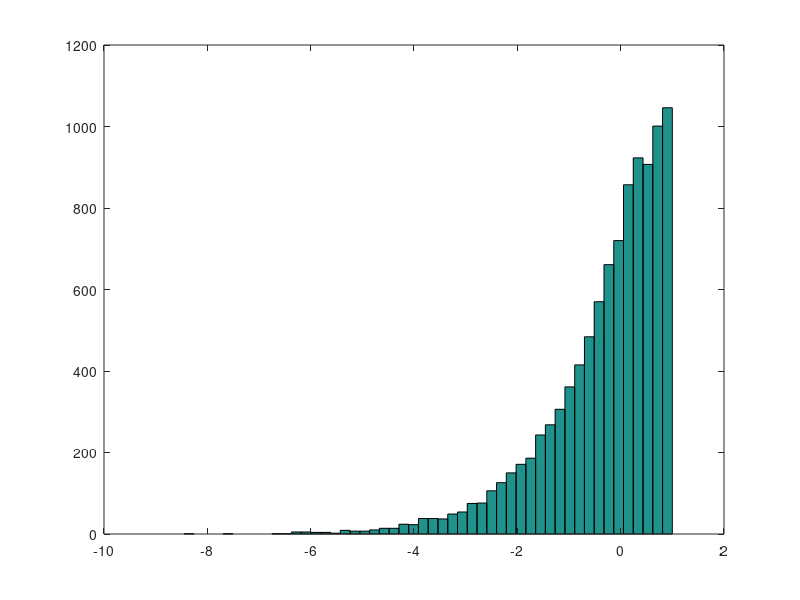
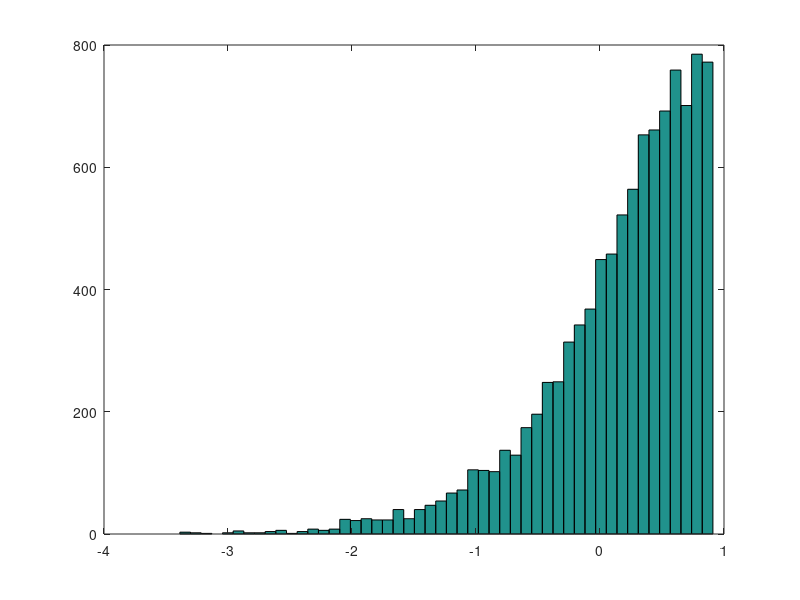
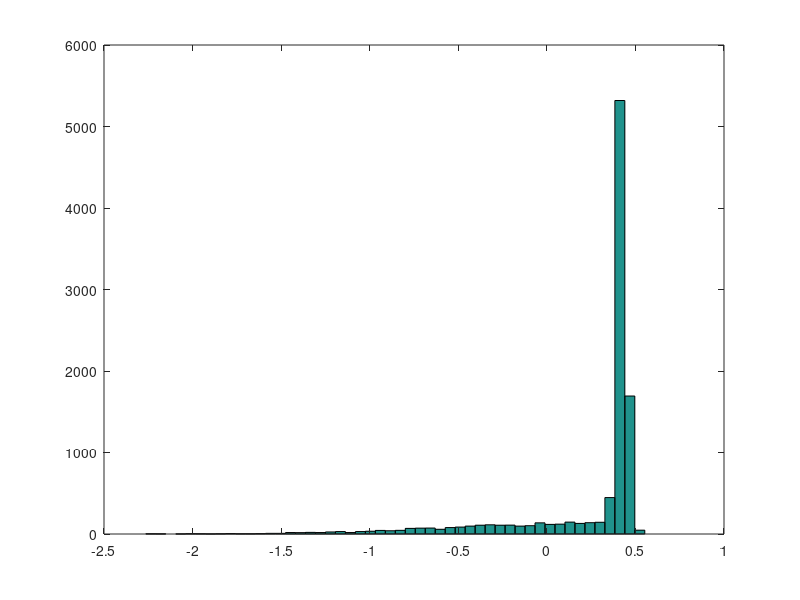
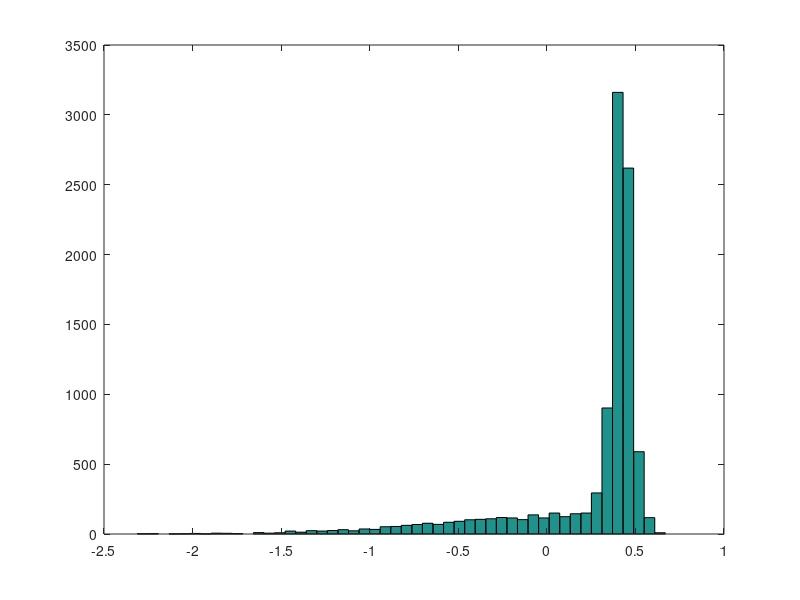

Here is the MATLAB script that generated these plots, in order:


S_init = 90;            % initial stock price
K = 90;                 % strike price
N_sim = 10000;                      % number of simulation
T = 1.00;                           % time to expiry
sigma = 0.25;                       % volatility
r = 0.03;                           % risk free rate
mu = 0.18;                          % expected stock return
N = 250;                            % timesteps
delt = T / N;                       % time interval


%S_old = S_init * ones(N_sim, 1);    % a vector to store simulated stock price
%S_new = zeros(N_sim, 1);            % a vector to store simulated stock price
%S_sim = S_old;                      % a matrix to store all sample paths

% calculating option price using MATLAB function blsprice
[C0,P0] = blsprice(S_init, K, r, T, sigma);
V0 = C0 + P0;
% MC to generate the S prices by BS SDE formula
S_sim = zeros(N_sim,N+1);
S_sim(:,1) = S_init;
for i = 1:N
    S_sim(:,i+1) = S_sim(:,i).*exp((mu-0.5*sigma^2)*delt + sigma*sqrt(delt)*randn(N_sim,1));
end
VN = max(S_sim(:, N+1) - K, 0) + max(K - S_sim(:, N+1),0);    %calculate the payoff 

Delta_sim = zeros(N_sim,N);
for i = 1:N
    Delta_sim(:,i) = blsdelta(S_sim(:,i),K,r,delt*(N-i+1),sigma);
end

 %for no hedging

B0 = V0;                              %get initial bond value

pie_T_0 = -VN + B0 .* exp(r*T);         %get time T pie value
PL_0 = (pie_T_0) .* exp(-r*T) ./ V0; 
figure('Name','No Hedging');
hist(PL_0,50);


% hedging position rebalanced at n = 0
B0 = V0 - Delta_sim(:,1) .* S_sim(:,1); % computing B0
 % option value at expiry time
pie_T_1 = -VN + Delta_sim(:,1) .* S_sim(:,N+1) + B0 .* exp(r*T);
 % value of portfolio at expiry T
PL_1 = pie_T_1 .* exp(-r*T) ./ V0; % relative hedging error
% plot histogram
figure('Name',' Hedging at n=0');
hist(PL_1,50);




% daily hedging
B1 = B0; % initial hedging position

% computing first hedging
for n = 2 : 1 : N
    B1 = exp(r * delt) .* B1 + S_sim(:, n) .* (Delta_sim(:, n-1) - Delta_sim(:, n));
     % computing hegding positon of bonds
end
pie_T_2 = -VN + Delta_sim(:, N) .* S_sim(:, N+1) + B1*exp(delt*r);
PL_2 = pie_T_2 .* exp(-r*T) ./ V0;

figure('Name','Daily Hedging ');
hist(PL_2,50);



% hedging position rebalanced weekly
Bw = B0;

for n = 6 : 5 : N
    Bw = exp(r * delt * 5) .* Bw + S_sim(:, n) .* (Delta_sim(:, n-5)-Delta_sim(:, n));
     % computing hegding positon of bonds
end
% option value at expiry time
pie_T_3 = -VN + Delta_sim(:, n) .* S_sim(:, N+1) + Bw*exp(r*(N-n)*delt);
PL_3 = pie_T_3 .* exp(-r*T) ./ V0;
% plot histogram

figure('Name','Weekly Hedging ');
hist(PL_3,50);
 
 
% hedging position rebalanced monthly
Bm = B0;
for n = 21 : 20 : N
    Bm = exp(r * delt * 20) .* Bm + S_sim(:, n) .* (Delta_sim(:, n-20) - Delta_sim(:, n) );
     % computing hegding positon of bonds
end
% option value at expiry time
pie_T_4 = -VN + Delta_sim(:, n) .* S_sim(:, N+1) + Bm * exp(r * delt * (N-n));
PL_4 = pie_T_4 .* exp(-r*T) ./ V0;
% plot histogram

figure('Name','Monthly Hedging ');
hist(PL_4,50);







